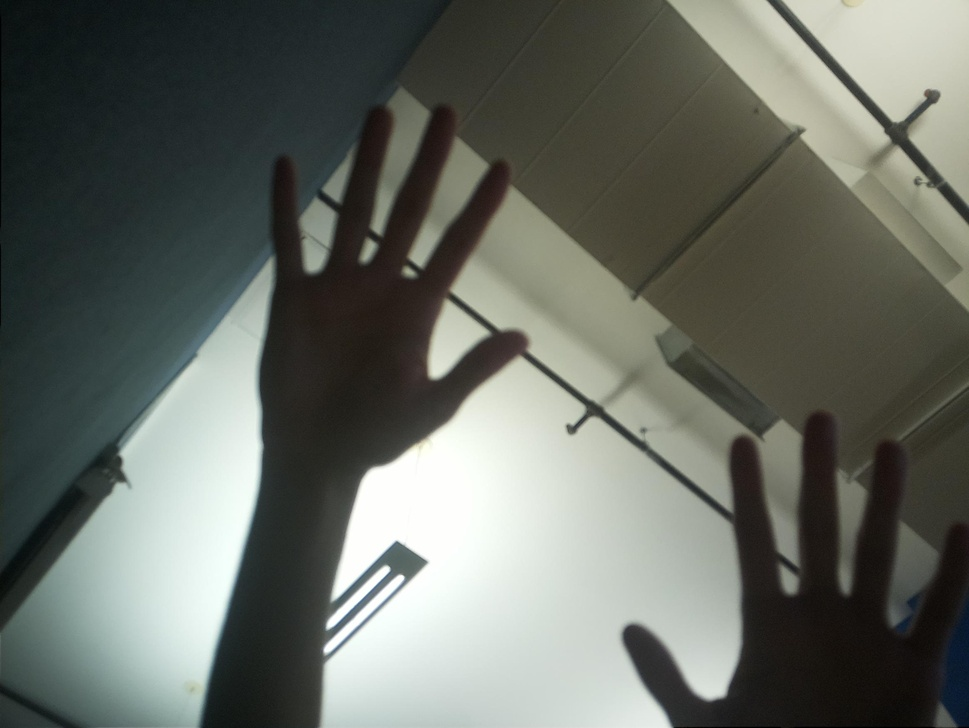
#> input picture PICTURES/image2.jpg, 969 x 728 px, shrunk from 2328 x 1748 before the run, found by its file name
$ python newalign.py
#> lines starting #> are read from the running program, lines starting #| are printed output that depends on the picture
import cv2
import numpy as np
import matplotlib.pyplot as plt
from matplotlib.animation import FuncAnimation

# Function to align an image to a reference image
def align_to_reference(reference_img, img_to_align):
    # Check if the images are empty
    if reference_img is None or img_to_align is None:
        print("Error: One or both images are empty.")
        return None

    # Convert images to grayscale
    gray_reference = cv2.cvtColor(reference_img, cv2.COLOR_BGR2GRAY)
    gray_to_align = cv2.cvtColor(img_to_align, cv2.COLOR_BGR2GRAY)

    # Use ORB to detect and compute keypoints and descriptors
    orb = cv2.ORB_create()
    keypoints1, descriptors1 = orb.detectAndCompute(gray_reference, None)
    keypoints2, descriptors2 = orb.detectAndCompute(gray_to_align, None)

    # Use a matcher (e.g., BFMatcher) to find best matches between descriptors
    bf = cv2.BFMatcher(cv2.NORM_HAMMING, crossCheck=True)
    matches = bf.match(descriptors1, descriptors2)

    # Sort matches based on their distances
    matches = sorted(matches, key=lambda x: x.distance)

    # Take top N matches (you may need to experiment with this value)
    num_good_matches = 50
    good_matches = matches[:num_good_matches]

    # Get corresponding points in both images
    src_pts = np.float32([keypoints1[m.queryIdx].pt for m in good_matches]).reshape(-1, 1, 2)
    dst_pts = np.float32([keypoints2[m.trainIdx].pt for m in good_matches]).reshape(-1, 1, 2)

    # Use findHomography to calculate the transformation matrix
    M, _ = cv2.findHomography(src_pts, dst_pts, cv2.RANSAC, 5.0)

    # Use warpPerspective to apply the transformation
    aligned_img = cv2.warpPerspective(img_to_align, M, (reference_img.shape[1], reference_img.shape[0]))

    return aligned_img

# Load your images with full paths
image2 = cv2.imread("~/Desktop/riibiit/PICTURES/image2.jpg")
#> image2 is the input picture: shape (728, 969, 3); mean B, G, R 99, 106.4, 101.9
image1 = cv2.imread("~/Desktop/riibiit/PICTURES/image1.jpg")
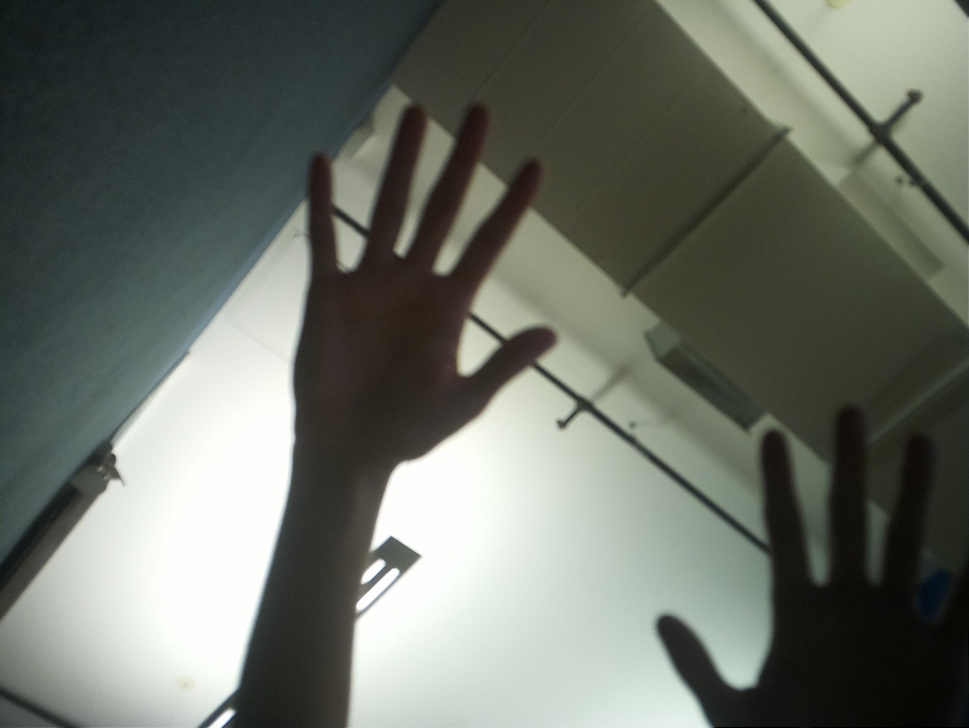
#> input picture PICTURES/image1.jpg, 969 x 728 px, shrunk from 2328 x 1748 before the run, found by its file name
#> image1 is the input picture: shape (728, 969, 3); mean B, G, R 103.5, 112.1, 107.1
image3 = cv2.imread("~/Desktop/riibiit/PICTURES/image3.jpg")
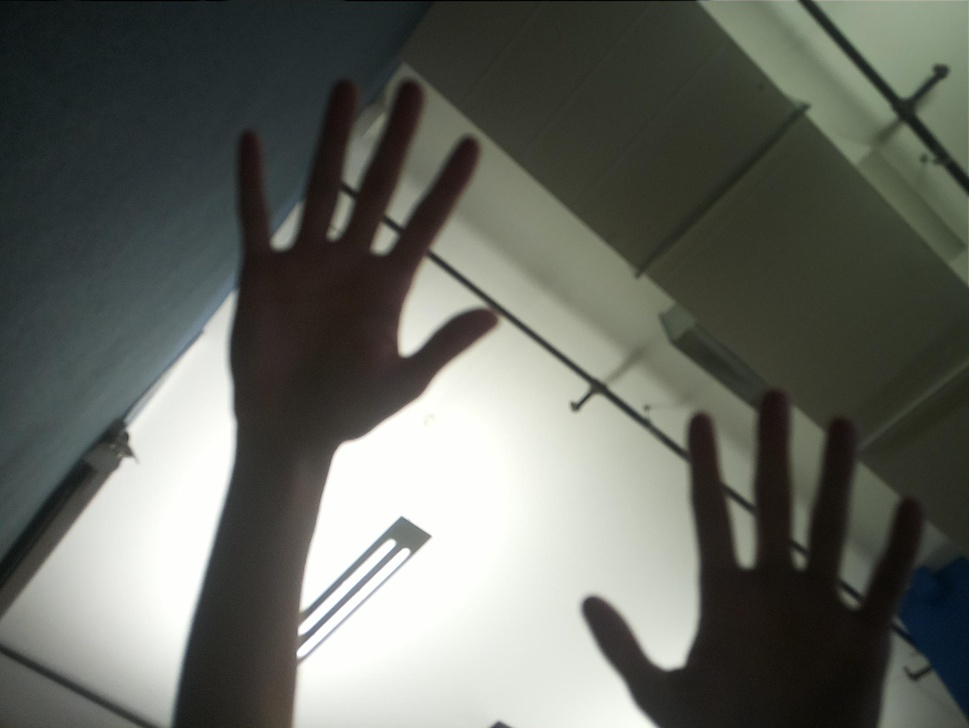
#> input picture PICTURES/image3.jpg, 969 x 728 px, shrunk from 2328 x 1748 before the run, found by its file name
#> image3 is the input picture: shape (728, 969, 3); mean B, G, R 97.2, 104.1, 101.3
image4 = cv2.imread("~/Desktop/riibiit/PICTURES/image4.jpg")
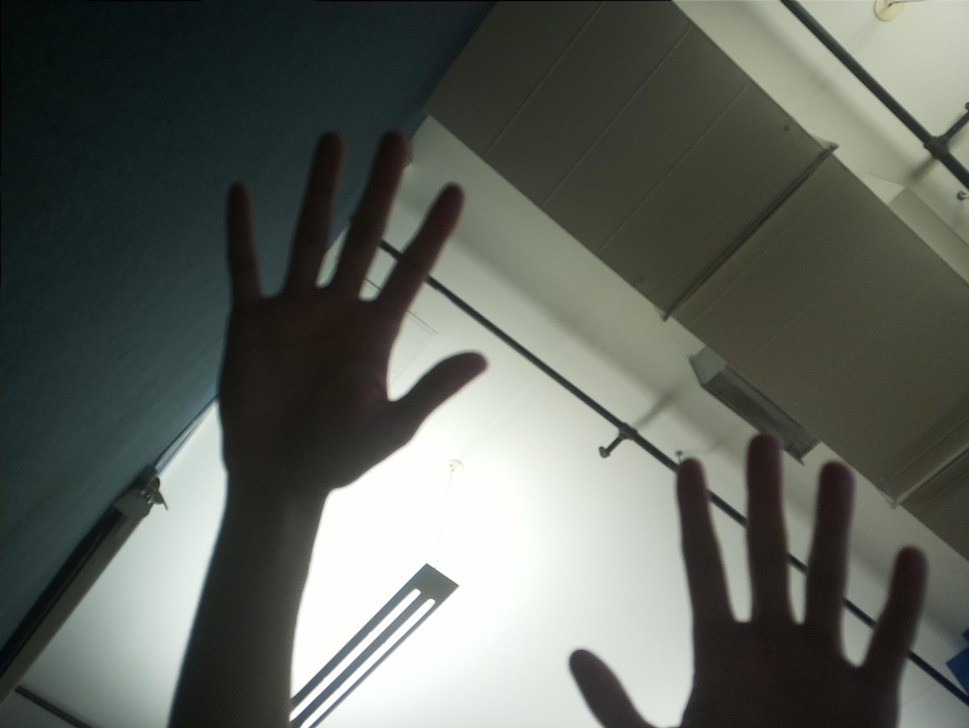
#> input picture PICTURES/image4.jpg, 969 x 728 px, shrunk from 2328 x 1748 before the run, found by its file name
#> image4 is the input picture: shape (728, 969, 3); mean B, G, R 92.8, 99.6, 95.1

# Align images to image2
aligned_image1 = align_to_reference(image2, image1)
#> in align_to_reference, `keypoints1, descriptors1 = orb.detectAndCompute(gray_reference, None)`: keypoints1 = 500 keypoints; strongest (x, y, size): (434, 373, 111.1), (387, 569, 53.6), (419, 559, 111.1), (328, 625, 77.1)
#> in align_to_reference, `keypoints2, descriptors2 = orb.detectAndCompute(gray_to_align, None)`: keypoints2 = 432 keypoints; strongest (x, y, size): (382, 563, 44.6), (412, 555, 111.1), (382, 562, 64.3), (415, 555, 92.6)
#> in align_to_reference, `matches = bf.match(descriptors1, descriptors2)`: matches = 195 matches
#> in align_to_reference, `good_matches = matches[:num_good_matches]`: good_matches = 50 matches
#> in align_to_reference, `src_pts = np.float32([keypoints1[m.queryIdx].pt for m in good_matches]..`: src_pts = 50 rows, first 8: [582.3, 408.1], [426, 561.6], [129, 487], [634, 298], [629.5, 627.1], [624.6, 627.1], [426, 562], [567, 426]
#> in align_to_reference, `dst_pts = np.float32([keypoints2[m.trainIdx].pt for m in good_matches]..`: dst_pts = 50 rows, first 8: [572.3, 403.1], [417.6, 555.8], [123, 484], [624, 295], [663.6, 615.9], [659.4, 617.9], [419, 556], [558, 421]
#> in align_to_reference, `M, _ = cv2.findHomography(src_pts, dst_pts, cv2.RANSAC, 5.0)`: M = [[0.719, 0.0789, -17.09], [-0.193, 0.702, 131.4], [-0.000388, -4.22e-05, 1]]
#> in align_to_reference, `aligned_img = cv2.warpPerspective(img_to_align, M, (reference_img.shap..`:
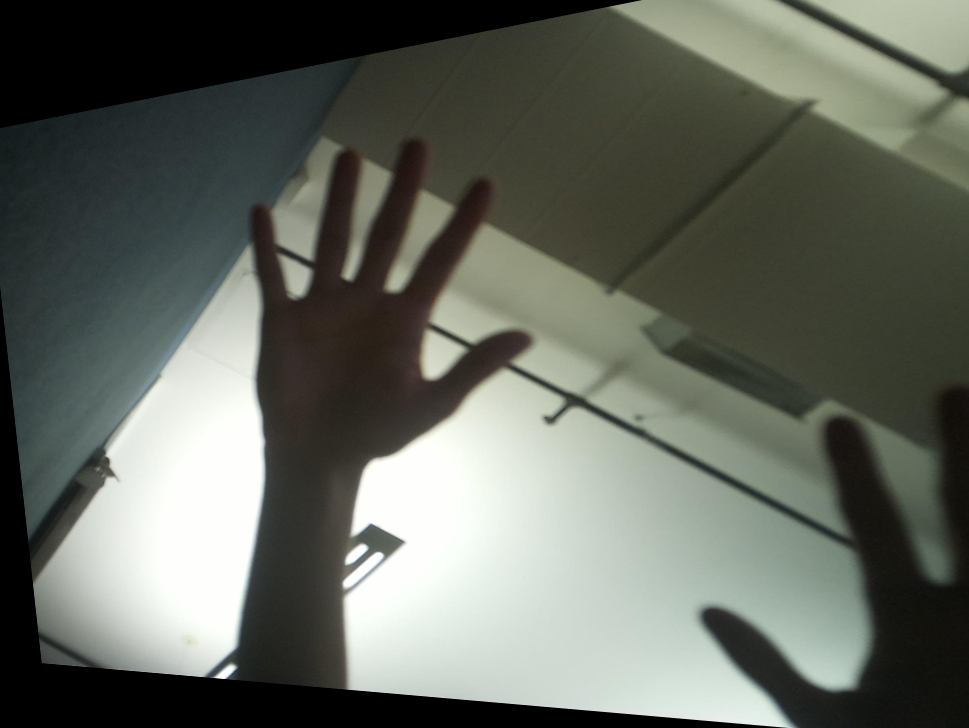
#> aligned_img: shape (728, 969, 3); mean B, G, R 95.3, 104.1, 99.6
aligned_image2 = align_to_reference(image2, image2)
#> in align_to_reference (call 2), `keypoints2, descriptors2 = orb.detectAndCompute(gray_to_align, None)`: keypoints2 has the same summary as keypoints1
#> in align_to_reference (call 2), `matches = bf.match(descriptors1, descriptors2)`: matches = 500 matches
#> in align_to_reference (call 2), `src_pts = np.float32([keypoints1[m.queryIdx].pt for m in good_matches]..`: src_pts = 50 rows, first 8: [925, 90], [927, 89], [925, 95], [925, 98], [936, 102], [893, 121], [325, 654], [326, 651]
#> in align_to_reference (call 2), `dst_pts = np.float32([keypoints2[m.trainIdx].pt for m in good_matches]..`: dst_pts has the same summary as src_pts
aligned_image3 = align_to_reference(image2, image3)
#> in align_to_reference (call 3), `keypoints2, descriptors2 = orb.detectAndCompute(gray_to_align, None)`: keypoints2 = 433 keypoints; strongest (x, y, size): (405, 348, 111.1), (403, 352, 92.6), (403, 353, 77.1), (584, 598, 111.1)
#> in align_to_reference (call 3), `matches = bf.match(descriptors1, descriptors2)`: matches = 211 matches
#> in align_to_reference (call 3), `src_pts = np.float32([keypoints1[m.queryIdx].pt for m in good_matches]..`: src_pts = 50 rows, first 8: [573, 425], [433.6, 372.7], [622.1, 632], [570, 433], [584.6, 407.5], [568.2, 427.2], [916, 183], [572.3, 423]
#> in align_to_reference (call 3), `dst_pts = np.float32([keypoints2[m.trainIdx].pt for m in good_matches]..`: dst_pts = 50 rows, first 8: [577, 402], [404.9, 347.6], [582.3, 604.7], [574, 410], [589, 384.5], [572.3, 404.4], [923, 160], [576.5, 400.2]
#> in align_to_reference (call 3), `M, _ = cv2.findHomography(src_pts, dst_pts, cv2.RANSAC, 5.0)`: M = [[2.95, 0.669, -506.7], [0.75, 3.63, -951.6], [0.00126, 0.00193, 1]]
#> in align_to_reference (call 3), `aligned_img = cv2.warpPerspective(img_to_align, M, (reference_img.shap..`:
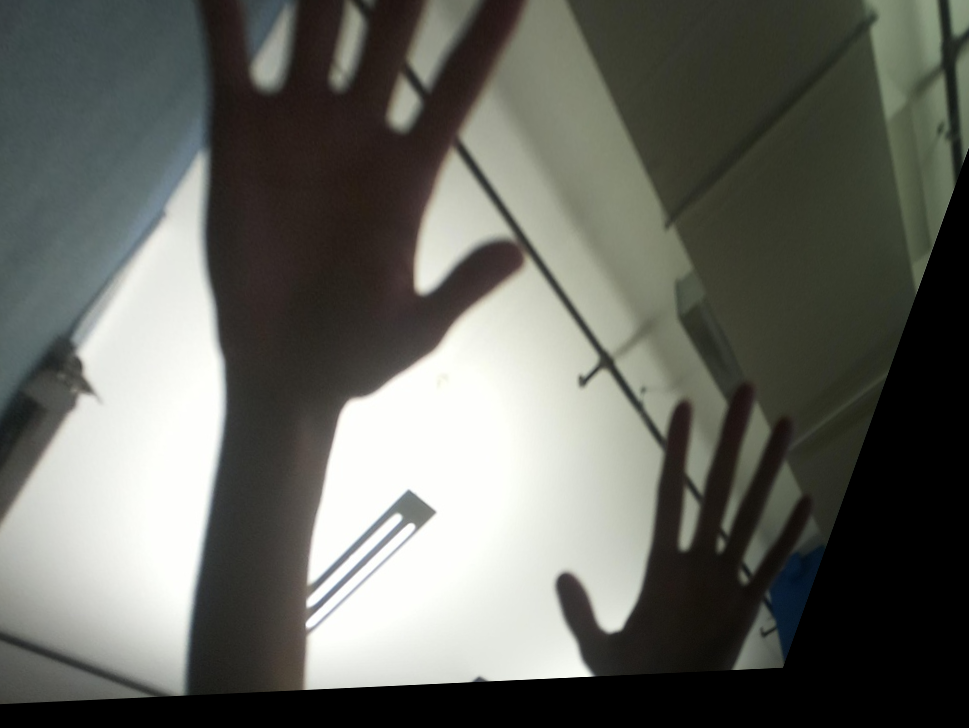
#> aligned_img: shape (728, 969, 3); mean B, G, R 96.1, 102.5, 101.1
aligned_image4 = align_to_reference(image2, image4)
#> in align_to_reference (call 4), `keypoints2, descriptors2 = orb.detectAndCompute(gray_to_align, None)`: keypoints2 = 500 keypoints; strongest (x, y, size): (391, 394, 111.1), (392, 396, 64.3), (391, 397, 92.6), (391, 398, 77.1)
#> in align_to_reference (call 4), `matches = bf.match(descriptors1, descriptors2)`: matches = 192 matches
#> in align_to_reference (call 4), `src_pts = np.float32([keypoints1[m.queryIdx].pt for m in good_matches]..`: src_pts = 50 rows, first 8: [584.4, 406.8], [395.6, 542.5], [129, 487], [426, 561.6], [567.6, 426], [570, 433.2], [633.6, 298.1], [396, 541.4]
#> in align_to_reference (call 4), `dst_pts = np.float32([keypoints2[m.trainIdx].pt for m in good_matches]..`: dst_pts = 50 rows, first 8: [618, 429.6], [425.5, 564.8], [166, 508], [457, 585], [601.2, 447.6], [603.6, 456], [664.8, 319.2], [426.2, 564.5]
#> in align_to_reference (call 4), `M, _ = cv2.findHomography(src_pts, dst_pts, cv2.RANSAC, 5.0)`: M = [[0.851, -0.0301, 59.87], [-0.0581, 0.853, 66.02], [-0.000126, -0.000105, 1]]
#> in align_to_reference (call 4), `aligned_img = cv2.warpPerspective(img_to_align, M, (reference_img.shap..`:
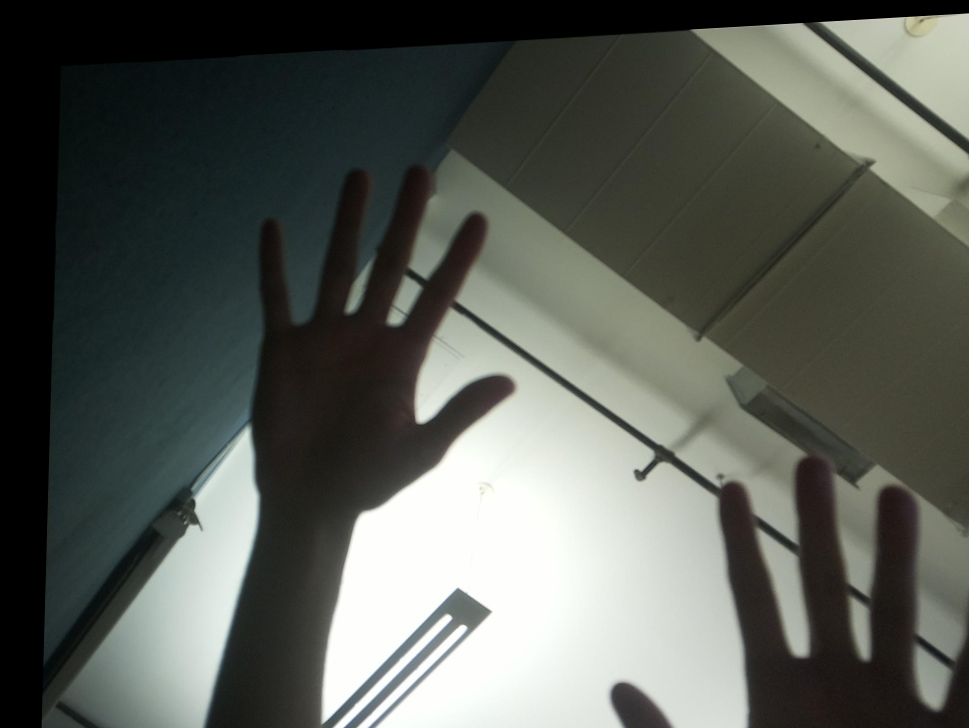
#> aligned_img: shape (728, 969, 3); mean B, G, R 86.2, 92.5, 88.5

# Check if any of the aligned images is None
if any(img is None for img in [aligned_image1, aligned_image2, aligned_image3, aligned_image4]):
    print("Error: One or more aligned images are empty.")
    exit(1)

# Convert images to the correct data type for display
aligned_image1_display = cv2.cvtColor(aligned_image1, cv2.COLOR_BGR2RGB)
aligned_image2_display = cv2.cvtColor(aligned_image2, cv2.COLOR_BGR2RGB)
aligned_image3_display = cv2.cvtColor(aligned_image3, cv2.COLOR_BGR2RGB)
aligned_image4_display = cv2.cvtColor(aligned_image4, cv2.COLOR_BGR2RGB)

# Create a figure and axis
fig, ax = plt.subplots()

# Display the aligned images
img_display = ax.imshow(aligned_image2_display)

# Function to update the displayed image in the animation
def update(frame):
    if frame == 0:
        img_display.set_array(aligned_image1_display)
    elif frame == 1:
        img_display.set_array(aligned_image2_display)
    elif frame == 2:
        img_display.set_array(aligned_image3_display)
    elif frame == 3:
        img_display.set_array(aligned_image4_display)

# Create the animation
animation = FuncAnimation(fig, update, frames=np.arange(0, 4), interval=1000)

# Show the animation
plt.show()
